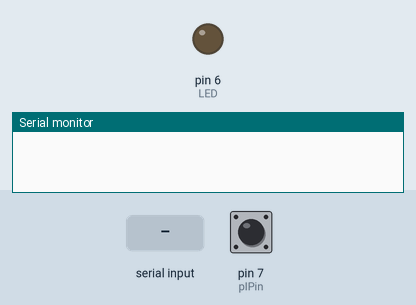
This sketch was run on a simulated Arduino Uno, built with avr-gcc and run on an emulated ATmega328P. On the bench: output pins drawn as LEDs (lit = HIGH), the last lines printed to the serial monitor. The test bench sets the inputs (shaded band); at power-on: pin 7 (pIPin) LOW.

Above: at 0.9 s.
1.0 s: pin 7 (pIPin) pulsed HIGH 5 times (0.12 s each, 0.3 s apart)
4.0 s: "1\n" received over the second serial link
At 4.6 s:
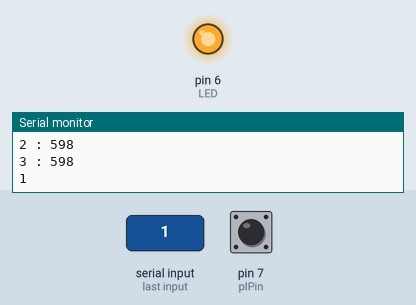
Timing chart, 0 to 7.0 s (numbered marks = the images above; inputs shaded):
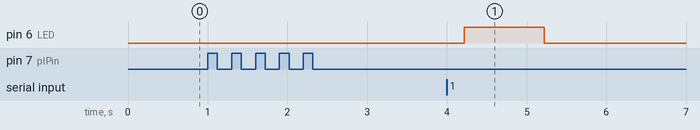

The sketch:

ArduinoTest.ino
```cpp
#include <SoftwareSerial.h>
//블루투스
int Tx = 2;
int Rx = 3;

//LED
int LED = 6;

//포토인터럽터핀
int pIPin = 7;

//시간 계산
unsigned long duration;
unsigned long before = 0;
unsigned long period = 0;
int n = 0; //횟수
unsigned long sum = 0; //평균을 위한 합
unsigned long average = 0; //10회당 평균

//버퍼
byte buffer[1024];
int bufferPosition;
boolean temp = 0;

SoftwareSerial btSerial(Tx, Rx);

void setup() {
  // put your setup code here, to run once:
  pinMode(LED, OUTPUT);
  pinMode(pIPin, INPUT);
  bufferPosition = 0;

  Serial.begin(9600);

  //블루투스 시작
  btSerial.begin(9600);

  //포토인터럽터
  do{
    duration = pulseIn(pIPin, LOW); //첫번째 포토인터럽터 통과 감지
    if(duration>0){
      before = millis(); //그 시간을 이전 시간으로 기억
      }
    }while(duration == 0);//반복 조건

}

void loop() {
  // put your main code here, to run repeatedly:
  if(btSerial.available()){
      byte data = btSerial.read();
      Serial.write(data);
      buffer[bufferPosition++] = data;

    if(data = 'F'){
      if(temp == 0){
        digitalWrite(6, HIGH);
        temp = 1;
        }else{
          digitalWrite(6,LOW);
          temp = 0;
          }
      }
      if(data == '\n'){
         buffer[bufferPosition] = '\0';
         bufferPosition = 0;
        }
  }

   calculateDuration();


}

//주기계산
void calculateDuration(){
  duration = pulseIn(pIPin, LOW);
  if(duration>0){
    period = (millis() - before) * 2; //주기는 (현재 시간-이전 시간)*2
    n = n+1; //n : 측정 횟수(카운터)
    sum = sum + period;
    Serial.print(n);
    Serial.print(" : ");
    Serial.println(period);

    if(n >= 10){
      average = sum / 10;
      Serial.println(average);
      btSerial.println(average); //안드로이드로 보냄
      n = 0;
      sum = 0;
      }

    before = millis();
    }
    delay(5);
  }
```

Measured:
- after the input at 4.0 s, pin 6 (LED): LOW → HIGH after 0.22 s, → LOW 1.0 s later
